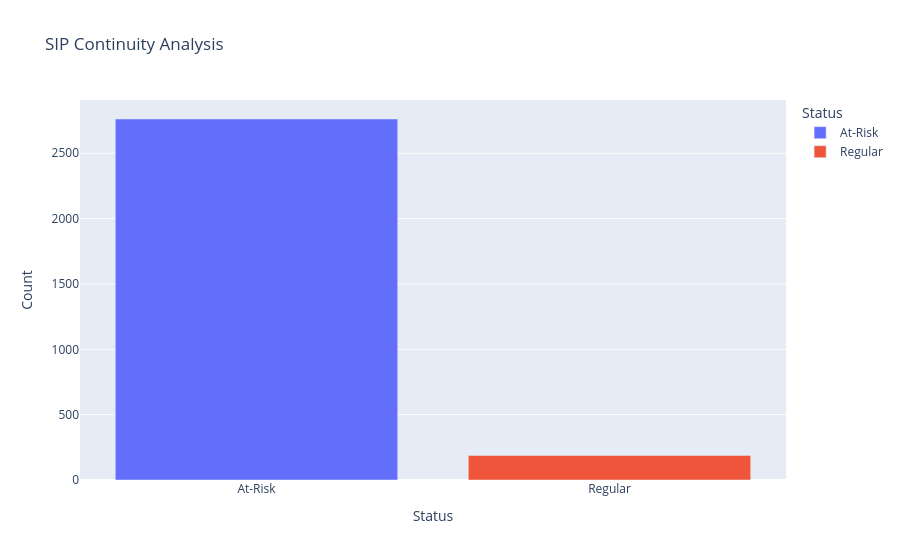

Notebook cell for this chart:
### Code cell
import plotly.express as px

status_count = avg_gap['status'].value_counts().reset_index()
status_count.columns = ['Status', 'Count']

fig = px.bar(
    status_count,
    x='Status',
    y='Count',
    color='Status',
    title='SIP Continuity Analysis'
)

fig.show()

### Figure 1 — Plotly figure (JSON) as saved in the notebook; plotly's stock layout.template omitted (floating-point values rounded to 4 significant figures)
{"data": [{"hovertemplate": "Status=%{x}<br>Count=%{y}<extra></extra>", "legendgroup": "At-Risk", "marker": {"color": "#636efa", "pattern": {"shape": ""}}, "name": "At-Risk", "orientation": "v", "showlegend": true, "textposition": "auto", "type": "bar", "x": ["At-Risk"], "xaxis": "x", "y": [2762], "yaxis": "y"}, {"hovertemplate": "Status=%{x}<br>Count=%{y}<extra></extra>", "legendgroup": "Regular", "marker": {"color": "#EF553B", "pattern": {"shape": ""}}, "name": "Regular", "orientation": "v", "showlegend": true, "textposition": "auto", "type": "bar", "x": ["Regular"], "xaxis": "x", "y": [188], "yaxis": "y"}], "layout": {"barmode": "relative", "legend": {"title": {"text": "Status"}, "tracegroupgap": 0}, "title": {"text": "SIP Continuity Analysis"}, "xaxis": {"anchor": "y", "categoryarray": ["At-Risk", "Regular"], "categoryorder": "array", "domain": [0, 1], "title": {"text": "Status"}}, "yaxis": {"anchor": "x", "domain": [0, 1], "title": {"text": "Count"}}}}
